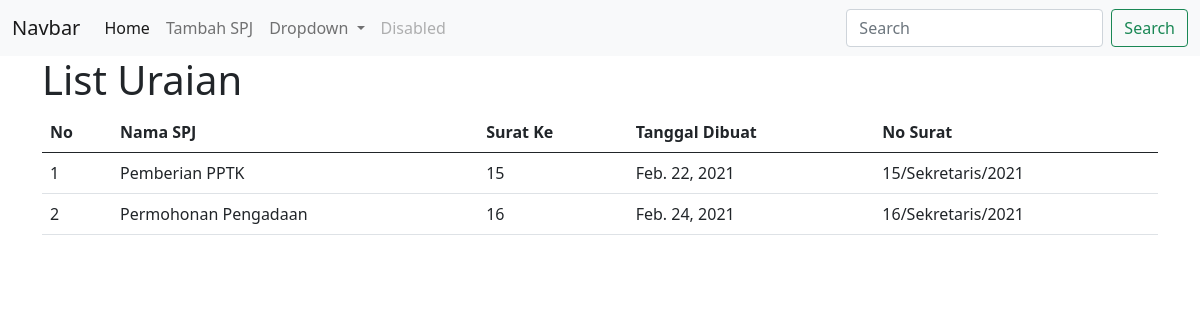
The page /29/uraian on the database its author committed.
### app/models.py (models this page shows)
class Uraian(models.Model):
	nama_uraian 			= models.CharField(max_length=255, blank=True, null=True)
	surat_ke				= models.IntegerField(default=0)
	tgl_pembuatan 			= models.DateField()
	tgl_perubahan_terakhir	= models.DateField(auto_now=True)
	spj_id					= models.ForeignKey(Spj, on_delete=models.CASCADE)
	def get_tgl_pembuatan_year(self):
		return self.tgl_pembuatan.year

class Spj(models.Model):
    nama_spj                = models.CharField(max_length=255)
    pembuat                 = models.CharField(max_length=255)
    tgl_pembuatan           = models.DateField(auto_now_add=True)
    tgl_perubahan_terakhir  = models.DateField(auto_now=True, auto_now_add=False)

### app/views.py (the view)
# urls.py: path('<int:pk>/uraian', views.uraian, name='uraian'),
def uraian(request, pk):
    objs = Uraian.objects.filter(spj_id=pk)
    context = {
        'objs':objs,
        'title':'Uraian'
    }
    return render(request, 'app/uraian.html', context)

### app/templates/app/uraian.html
{% extends "app/base.html" %}
{% block content %}
<h1>List Uraian</h1>
<table class="table">
  <thead>
    <tr>
      <th scope="col">No</th>
      <th scope="col">Nama SPJ</th>
      <th scope="col">Surat Ke</th>
      <th scope="col">Tanggal Dibuat</th>
      <th scope="col">No Surat</th>
    </tr>
  </thead>
  <tbody>
    {% for obj in objs %}
    	<tr>
    		<td>{{forloop.counter}}</td>
    		<td>{{obj.nama_uraian}}</td>
    		<td>{{obj.surat_ke}}</td>
    		<td>{{obj.tgl_pembuatan}}</td>
    		<td>{{obj.surat_ke}}/{{obj.spj_id.pembuat}}/{{obj.get_tgl_pembuatan_year}}</td>
    	</tr>
    {% endfor %}
  </tbody>
</table>
{% endblock content %}

### rows shown on the page
Uraian: nama_uraian "Pemberian PPTK", surat_ke "15", tgl_pembuatan "Feb. 22, 2021", spj_id.pembuat "Sekretaris", get_tgl_pembuatan_year "2021"
Uraian: nama_uraian "Permohonan Pengadaan", surat_ke "16", tgl_pembuatan "Feb. 24, 2021", spj_id.pembuat "Sekretaris", get_tgl_pembuatan_year "2021"
